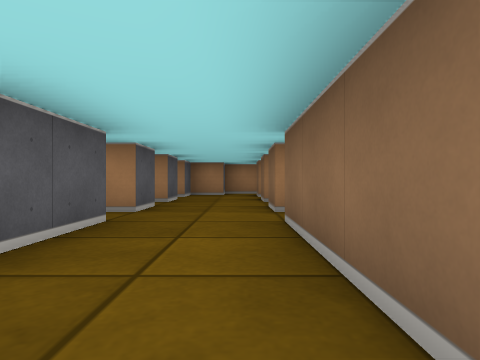
[1] (above)

22 first-person views from a walk through a cub3D level. The camera is about half as high as the walls, looks level and sees 75° across. The floor is counted in squares. Each view is taken from the middle of a square. On the plan, view 1 faces up. The plan holds only what a view shows up to about 9 squares ahead; the rest is blank. The place goes on beyond the plan.

[2]
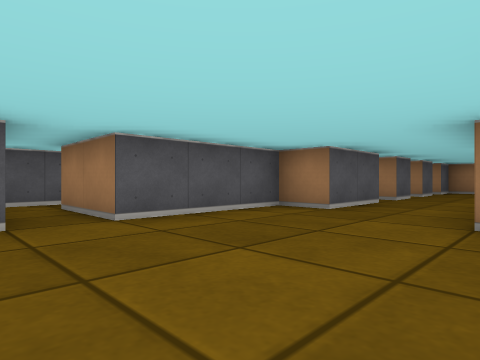

[3]
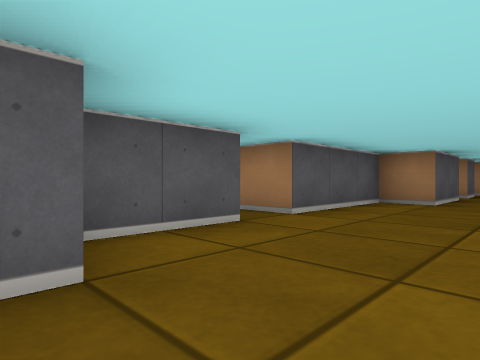

[4]
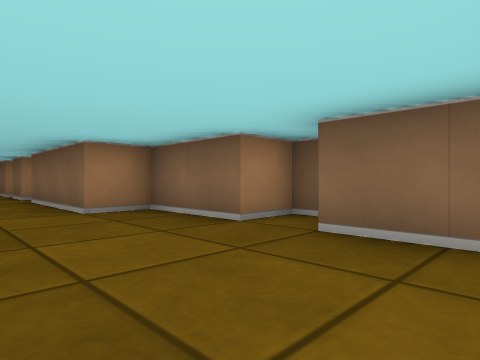

[5]
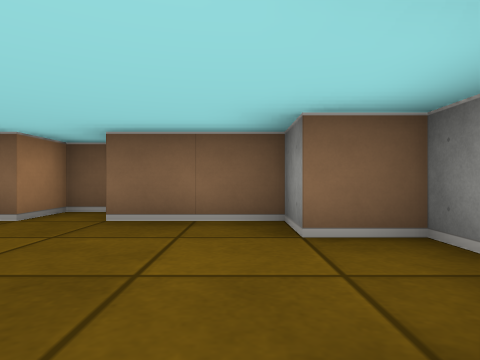

[6]
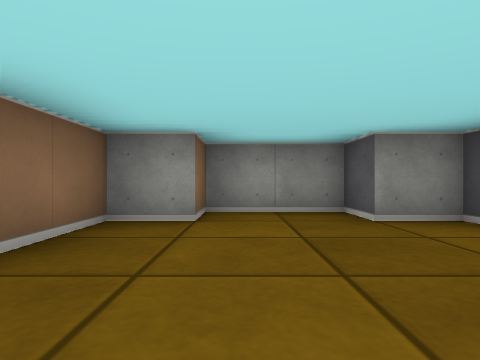

[7]
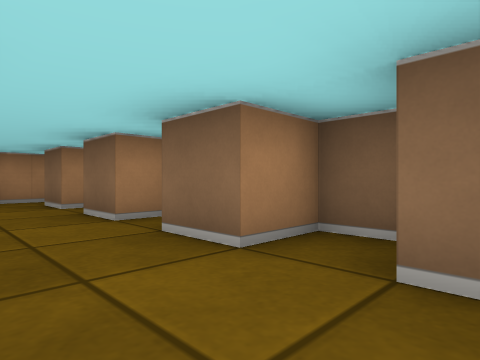

[8]
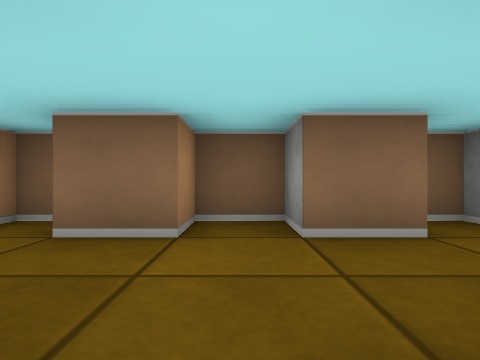

[9]
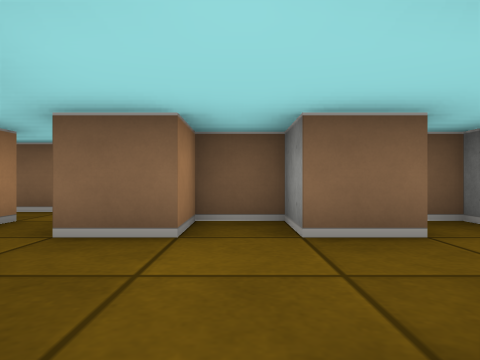

[10]
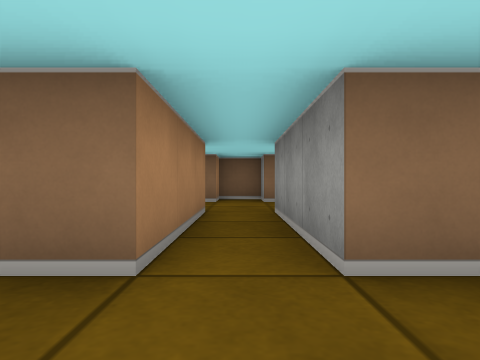

[11]
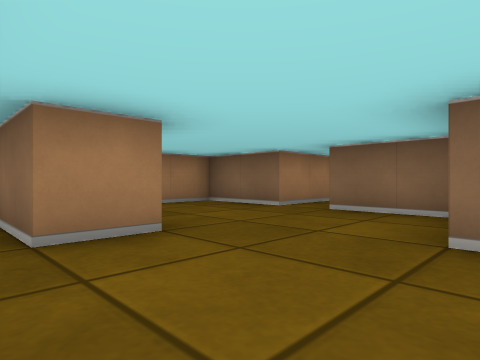

[12]
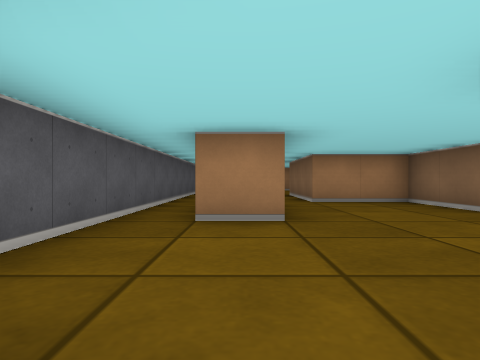

[13]
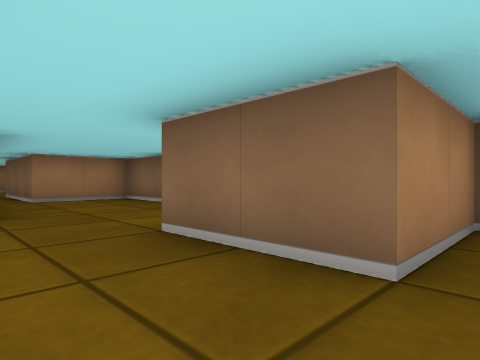

[14]
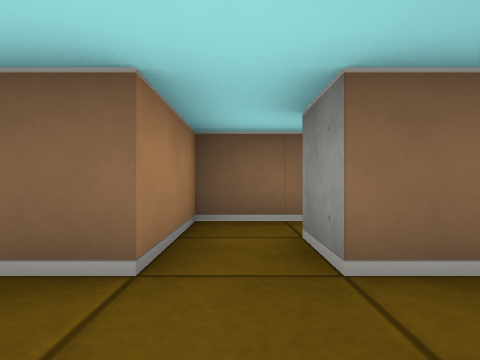

[15]
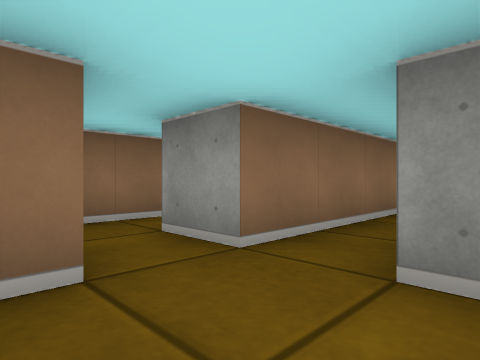

[16]
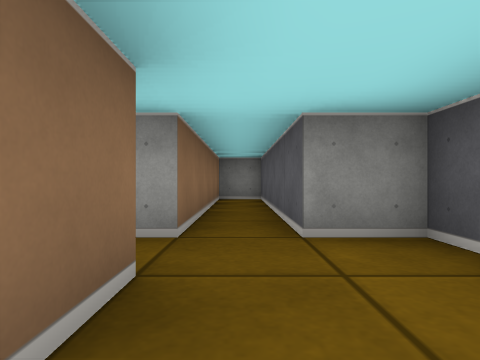

[17]
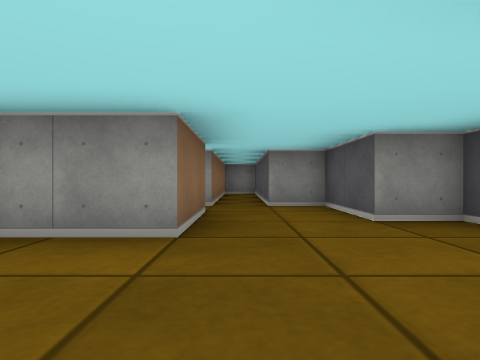

[18]
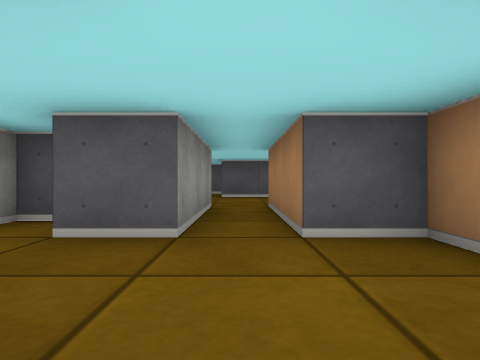

[19]
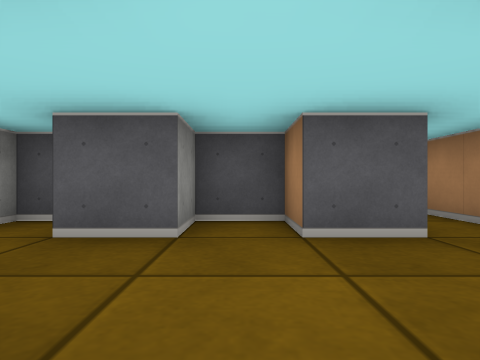

[20]
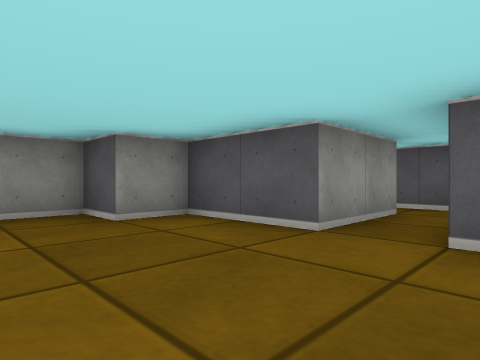

[21]
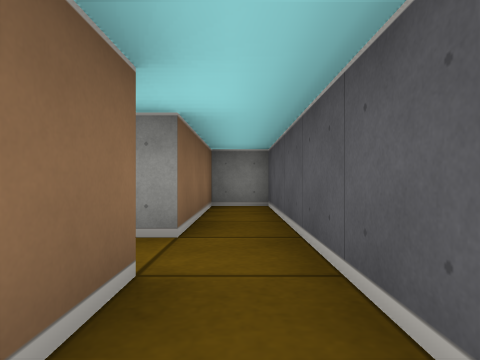

[22]
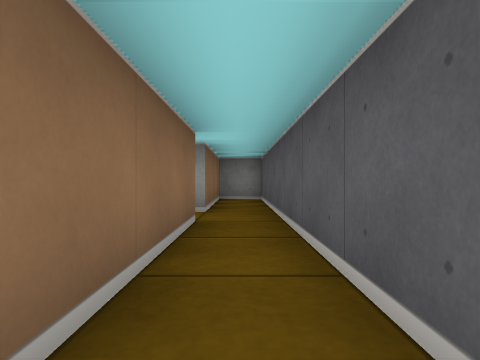

### Floor plan
Ten units are one square. View 1 is at (0, 0); x grows to the right and y downward. Boxes are objects, and circles mark ways between rooms. Rooms are numbered by the first view taken in them; rooms with no view inside come last. Other rooms are left out.
<svg viewBox="-100 -110 130 170">
<path fill="none" stroke="#000" d="M25 21 25 15 15 15 15 -5 5 -5 5 -35M-25 25 -25 45 -15 45 -15 55 5 55 5 45 15 45 15 25M15 -34 15 -45 5 -45M-15 -35 -15 -15 -25 -15 -25 15M-25 -40 -25 -35M-15 -45 -20 -45M-15 -75 -15 -65 -25 -65 -25 -55 -15 -55 -15 -45M5 -45 5 -55 15 -55 15 -65 5 -65 5 -75M-45 -59 -45 -75 -15 -75M-55 -35 -65 -35 -65 -55 -50 -55M-75 -89 -75 -75 -85 -75 -85 -89M-95 -105 -95 -45 -85 -45 -85 -25 -75 -25 -75 25 -65 25 -65 -25 -55 -25M-15 -85 -45 -85 -45 -105 -65 -105M-9 -95 -15 -95 -15 -85M5 -75 15 -75 15 -85 5 -85 5 -95M15 -105 -1 -105M-55 -14 -55 55 -45 55 -45 25 -25 25M-25 15 -45 15 -45 -35 -55 -35"/>
<circle cx="-5" cy="-50" r="3" fill="#2a7"/>
<circle cx="-35" cy="20" r="3" fill="#2a7"/>
<circle cx="-5" cy="-70" r="3" fill="#2a7"/>
<circle cx="-20" cy="-80" r="3" fill="#2a7"/>
<circle cx="-60" cy="-30" r="3" fill="#2a7"/>
<text x="0" y="10">1</text>
<text x="-10" y="-60">2</text>
<text x="-70" y="-60">3</text>
<text x="0" y="-90">4</text>
<text x="-50" y="10">5</text>
</svg>
Room 1 opens to room 2. Room 1 opens to room 5. Room 2 opens to room 4. Room 3 opens to room 4. Room 3 opens to room 5.

Where each view was taken, in squares from view 1:
view 1: 0 up, 0 right, facing up
view 2: 3 down, 1 right, facing up-left
view 3: 5 down, 0 right, facing up-left
view 4: 4 down, 1 left, facing up-right
view 5: 4 down, 2 left, facing right
view 6: 1 down, 0 right, facing down
view 7: 3 up, 1 left, facing up-right
view 8: 6 up, 2 left, facing right
view 9: 8 up, 2 left, facing right
view 10: 8 up, 6 left, facing right
view 11: 5 up, 9 left, facing up-right
view 12: 4 up, 8 left, facing up
view 13: 3 up, 8 left, facing up-right
view 14: 3 up, 8 left, facing right
view 15: 4 up, 8 left, facing down-right
view 16: 5 up, 7 left, facing down
view 17: 8 up, 7 left, facing down
view 18: 8 up, 1 right, facing left
view 19: 6 up, 1 right, facing left
view 20: 1 down, 0 right, facing down-left
view 21: 0 up, 5 left, facing down
view 22: 2 up, 5 left, facing down
